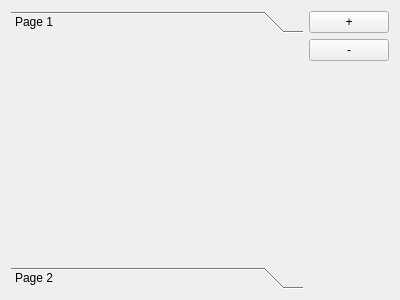
<?xml version="1.0" encoding="UTF-8"?>
<ui version="4.0">
 <class>ActionsTab</class>
 <widget class="QWidget" name="ActionsTab">
  <property name="geometry">
   <rect>
    <x>0</x>
    <y>0</y>
    <width>400</width>
    <height>300</height>
   </rect>
  </property>
  <property name="windowTitle">
   <string>Form</string>
  </property>
  <layout class="QGridLayout" name="gridLayout">
   <item row="0" column="0">
    <widget class="QToolBox" name="toolBox">
     <property name="currentIndex">
      <number>0</number>
     </property>
     <widget class="QWidget" name="page">
      <property name="geometry">
       <rect>
        <x>0</x>
        <y>0</y>
        <width>294</width>
        <height>224</height>
       </rect>
      </property>
      <attribute name="label">
       <string>Page 1</string>
      </attribute>
     </widget>
     <widget class="QWidget" name="page_2">
      <property name="geometry">
       <rect>
        <x>0</x>
        <y>0</y>
        <width>294</width>
        <height>224</height>
       </rect>
      </property>
      <attribute name="label">
       <string>Page 2</string>
      </attribute>
     </widget>
    </widget>
   </item>
   <item row="0" column="1">
    <layout class="QVBoxLayout" name="buttonsLayout">
     <item>
      <widget class="QPushButton" name="buttonAdd">
       <property name="text">
        <string>+</string>
       </property>
      </widget>
     </item>
     <item>
      <widget class="QPushButton" name="buttonRemove">
       <property name="text">
        <string>-</string>
       </property>
      </widget>
     </item>
     <item>
      <spacer name="verticalSpacer">
       <property name="orientation">
        <enum>Qt::Vertical</enum>
       </property>
       <property name="sizeHint" stdset="0">
        <size>
         <width>20</width>
         <height>40</height>
        </size>
       </property>
      </spacer>
     </item>
    </layout>
   </item>
  </layout>
 </widget>
 <resources/>
 <connections/>
</ui>
